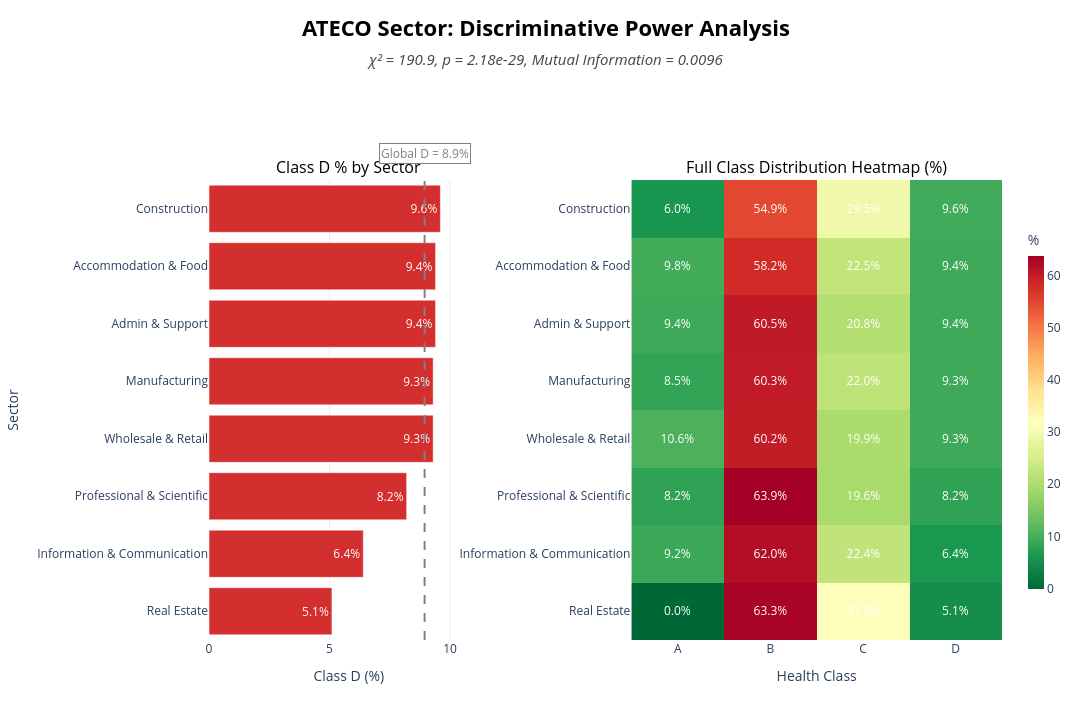

Write notebook code for a chart like this one.
### Markdown cell above
### 4.3 ATECO Sector: Standalone Signal vs. Engineering Value

Sector membership is more economically motivated than legal form or geography and deserves separate treatment. 

The objective here is twofold: test the association with the target, and determine whether sector context adds value beyond the raw financial ratios when used for normalisation.

### Code cell
# Sector name mapping
ateco_map = {
    (10, 33): "Manufacturing",
    (41, 43): "Construction",
    (45, 47): "Wholesale & Retail",
    (55, 56): "Accommodation & Food",
    (58, 63): "Information & Communication",
    (68, 68): "Real Estate",
    (69, 75): "Professional & Scientific",
    (77, 82): "Admin & Support"
}

def get_sector_name(code):
    code_int = int(code)
    for (lo, hi), name in ateco_map.items():
        if lo <= code_int <= hi:
            return name
    return "Other"

# Data preparation
train_df["sector_name"] = (
    train_df["ateco_sector"]
    .astype(str)
    .str.zfill(2)
    .apply(get_sector_name)
)
contingency = pd.crosstab(train_df["sector_name"], train_df[TARGET])
chi2_val, p_val, dof, _ = chi2_contingency(contingency)
cross = pd.crosstab(
    train_df["sector_name"],
    train_df[TARGET],
    normalize="index"
) * 100
cross = cross[CLASSES].round(1)
X_enc = LabelEncoder().fit_transform(train_df["sector_name"])
y_enc = LabelEncoder().fit_transform(train_df[TARGET])
mi = mutual_info_classif(
    X_enc.reshape(-1, 1),
    y_enc,
    discrete_features=True
)[0]

print(f"Chi²={chi2_val:.2f}, p={p_val:.2e}, dof={dof}")
print(f"Mutual Info={mi:.4f}")
print(f"\nClass % by sector:\n{cross.sort_values('D', ascending=False)}")

# Ordering
sector_order = cross["D"].sort_values(ascending=False).index.tolist()
cross_sorted = cross.loc[sector_order]

global_d = train_df[TARGET].value_counts(normalize=True)["D"] * 100
max_d = max(cross_sorted["D"].max(), global_d)

# Figure
fig = make_subplots(
    rows=1,
    cols=2,
    column_widths=[0.43, 0.57],
    horizontal_spacing=0.18,
    subplot_titles=[
        "Class D % by Sector",
        "Full Class Distribution Heatmap (%)"
    ]
)

# D% horizontal bar
fig.add_trace(
    go.Bar(
        x=cross_sorted["D"],
        y=cross_sorted.index,
        orientation="h",
        marker=dict(color="#d32f2f"),
        text=[f"{v:.1f}%" for v in cross_sorted["D"]],
        textposition="inside",
        insidetextanchor="end",
        textfont=dict(color="white", size=12),
        hovertemplate="<b>%{y}</b><br>Class D: %{x:.1f}%<extra></extra>",
        showlegend=False
    ),
    row=1, col=1
)

# Global D reference line
fig.add_vline(
    x=global_d,
    line_dash="dash",
    line_color="gray",
    line_width=2,
    row=1, col=1
)

fig.add_annotation(
    x=global_d,
    y=1.08,
    xref="x1",
    yref="y domain",
    text=f"Global D = {global_d:.1f}%",
    showarrow=False,
    font=dict(size=12, color="gray"),
    bgcolor="rgba(255,255,255,0.85)",
    bordercolor="gray",
    borderwidth=1
)

fig.update_xaxes(
    title_text="Class D (%)",
    range=[0, max_d + 2.0],
    showgrid=True,
    gridcolor="rgba(0,0,0,0.08)",
    zeroline=False,
    row=1, col=1
)

fig.update_yaxes(
    title_text="Sector",
    autorange="reversed",
    tickfont=dict(size=12),
    row=1, col=1
)

# Heatmap
fig.add_trace(
    go.Heatmap(
        z=cross_sorted[CLASSES].values,
        x=CLASSES,
        y=cross_sorted.index,
        colorscale="RdYlGn_r",
        zmin=0,
        zmax=float(cross_sorted[CLASSES].values.max()),
        text=cross_sorted[CLASSES].values,
        texttemplate="%{text:.1f}%",
        textfont=dict(size=12, color="white"),
        hovertemplate=(
            "<b>%{y}</b><br>"
            "Class %{x}: %{z:.1f}%<extra></extra>"
        ),
        colorbar=dict(
            title="%",
            thickness=16,
            len=0.82,
            x=1.02,
            y=0.5
        )
    ),
    row=1, col=2
)

fig.update_xaxes(
    title_text="Health Class",
    side="bottom",
    tickfont=dict(size=12),
    row=1, col=2
)

fig.update_yaxes(
    tickfont=dict(size=12),
    autorange="reversed",
    row=1, col=2
)

# Layout
fig.update_layout(
    width=1550,
    height=720,
    template="plotly_white",
    title=dict(
        text=(
            "<b>ATECO Sector: Discriminative Power Analysis</b>"
            "<br>"
            f"<i><span style='font-size:15px; color:#444444;'>"
            f"χ² = {chi2_val:.1f}, p = {p_val:.2e}, "
            f"Mutual Information = {mi:.4f}"
            f"</span></i>"
        ),
        x=0.5,
        xanchor="center",
        y=0.95,
        yanchor="top",
        font=dict(size=22, color="#000000"),
    ),
    margin=dict(l=170, r=90, t=180, b=80),
    bargap=0.18
)

# Subplot titles font
for ann in fig["layout"]["annotations"]:
    if ann["text"] in ["Class D % by Sector", "Full Class Distribution Heatmap (%)"]:
        ann["font"] = dict(size=16, color="#000000")

fig.show()
fig.write_image(FIG_DIR / "ateco_sector_analysis.png", scale=2)

### Figure 1 — Plotly figure (JSON) as saved in the notebook; plotly's stock layout.template omitted (floating-point values rounded to 4 significant figures)
{"data": [{"hovertemplate": "<b>%{y}</b><br>Class D: %{x:.1f}%<extra></extra>", "insidetextanchor": "end", "marker": {"color": "#d32f2f"}, "orientation": "h", "showlegend": false, "text": ["9.6%", "9.4%", "9.4%", "9.3%", "9.3%", "8.2%", "6.4%", "5.1%"], "textfont": {"color": "white", "size": 12}, "textposition": "inside", "type": "bar", "x": [9.6, 9.4, 9.4, 9.3, 9.3, 8.2, 6.4, 5.1], "xaxis": "x", "y": ["Construction", "Accommodation & Food", "Admin & Support", "Manufacturing", "Wholesale & Retail", "Professional & Scientific", "Information & Communication", "Real Estate"], "yaxis": "y"}, {"colorbar": {"len": 0.82, "thickness": 16, "title": {"text": "%"}, "x": 1.02, "y": 0.5}, "colorscale": [[0, "rgb(0,104,55)"], [0.1, "rgb(26,152,80)"], [0.2, "rgb(102,189,99)"], [0.3, "rgb(166,217,106)"], [0.4, "rgb(217,239,139)"], [0.5, "rgb(255,255,191)"], [0.6, "rgb(254,224,139)"], [0.7, "rgb(253,174,97)"], [0.8, "rgb(244,109,67)"], [0.9, "rgb(215,48,39)"], [1, "rgb(165,0,38)"]], "hovertemplate": "<b>%{y}</b><br>Class %{x}: %{z:.1f}%<extra></extra>", "text": [[6.0, 54.9, 29.5, 9.6], [9.8, 58.2, 22.5, 9.4], [9.4, 60.5, 20.8, 9.4], [8.5, 60.3, 22.0, 9.3], [10.6, 60.2, 19.9, 9.3], [8.2, 63.9, 19.6, 8.2], [9.2, 62.0, 22.4, 6.4], [0.0, 63.3, 31.6, 5.1]], "textfont": {"color": "white", "size": 12}, "texttemplate": "%{text:.1f}%", "type": "heatmap", "x": ["A", "B", "C", "D"], "xaxis": "x2", "y": ["Construction", "Accommodation & Food", "Admin & Support", "Manufacturing", "Wholesale & Retail", "Professional & Scientific", "Information & Communication", "Real Estate"], "yaxis": "y2", "z": [[6.0, 54.9, 29.5, 9.6], [9.8, 58.2, 22.5, 9.4], [9.4, 60.5, 20.8, 9.4], [8.5, 60.3, 22.0, 9.3], [10.6, 60.2, 19.9, 9.3], [8.2, 63.9, 19.6, 8.2], [9.2, 62.0, 22.4, 6.4], [0.0, 63.3, 31.6, 5.1]], "zmax": 63.9, "zmin": 0}], "layout": {"annotations": [{"font": {"color": "#000000", "size": 16}, "showarrow": false, "text": "Class D % by Sector", "x": 0.1763, "xanchor": "center", "xref": "paper", "y": 1, "yanchor": "bottom", "yref": "paper"}, {"font": {"color": "#000000", "size": 16}, "showarrow": false, "text": "Full Class Distribution Heatmap (%)", "x": 0.7663, "xanchor": "center", "xref": "paper", "y": 1, "yanchor": "bottom", "yref": "paper"}, {"bgcolor": "rgba(255,255,255,0.85)", "bordercolor": "gray", "borderwidth": 1, "font": {"color": "gray", "size": 12}, "showarrow": false, "text": "Global D = 8.9%", "x": 8.945, "xref": "x", "y": 1.08, "yref": "y domain"}], "bargap": 0.18, "height": 720, "margin": {"b": 80, "l": 170, "r": 90, "t": 180}, "shapes": [{"line": {"color": "gray", "dash": "dash", "width": 2}, "type": "line", "x0": 8.945, "x1": 8.945, "xref": "x", "y0": 0, "y1": 1, "yref": "y domain"}], "title": {"font": {"color": "#000000", "size": 22}, "text": "<b>ATECO Sector: Discriminative Power Analysis</b><br><i><span style='font-size:15px; color:#444444;'>χ² = 190.9, p = 2.18e-29, Mutual Information = 0.0096</span></i>", "x": 0.5, "xanchor": "center", "y": 0.95, "yanchor": "top"}, "width": 1550, "xaxis": {"anchor": "y", "domain": [0, 0.3526], "gridcolor": "rgba(0,0,0,0.08)", "range": [0, 11.6], "showgrid": true, "title": {"text": "Class D (%)"}, "zeroline": false}, "xaxis2": {"anchor": "y2", "domain": [0.5326, 1], "side": "bottom", "tickfont": {"size": 12}, "title": {"text": "Health Class"}}, "yaxis": {"anchor": "x", "autorange": "reversed", "domain": [0, 1], "tickfont": {"size": 12}, "title": {"text": "Sector"}}, "yaxis2": {"anchor": "x2", "autorange": "reversed", "domain": [0, 1], "tickfont": {"size": 12}}}}
